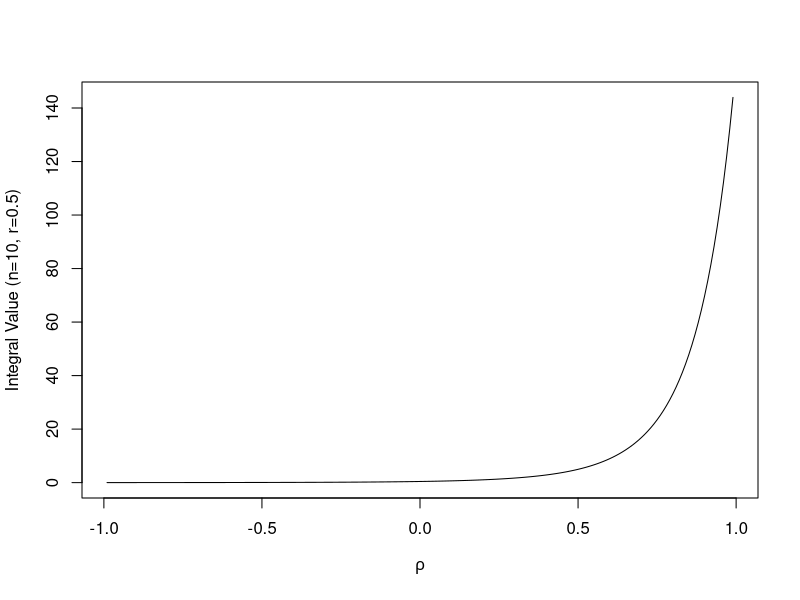
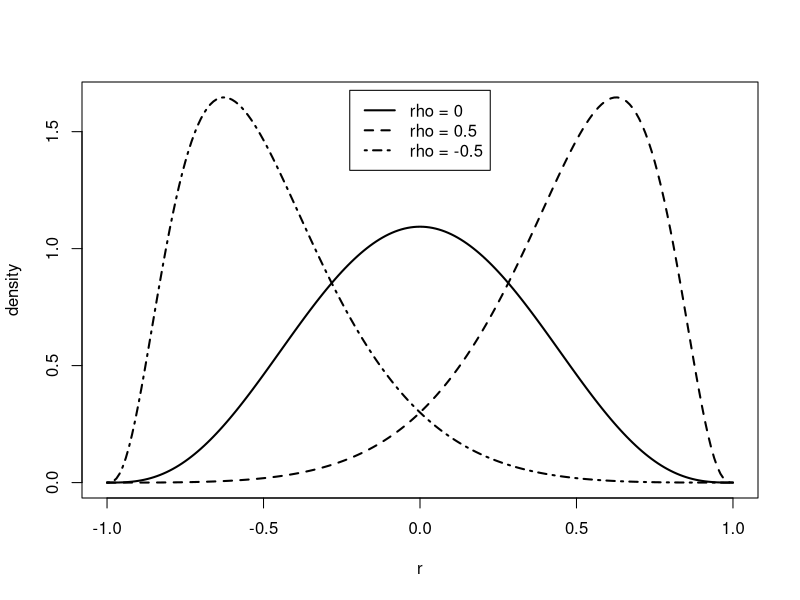
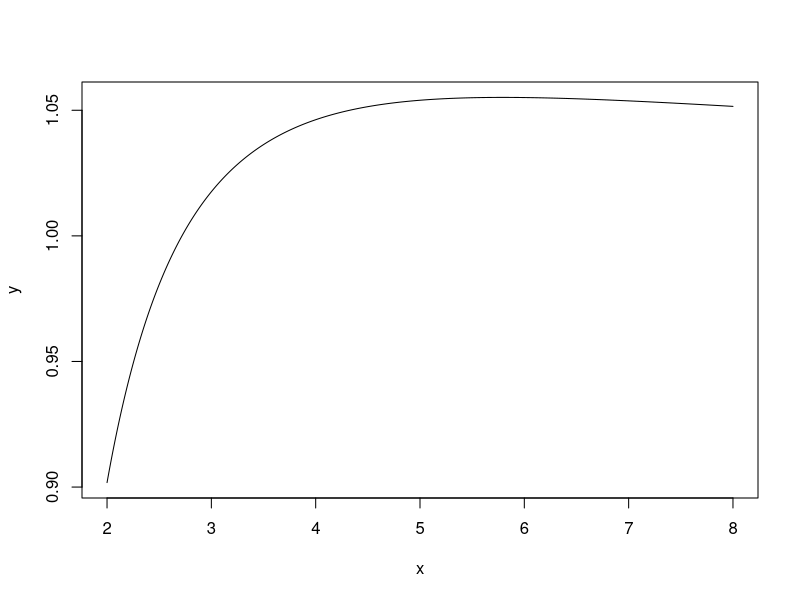
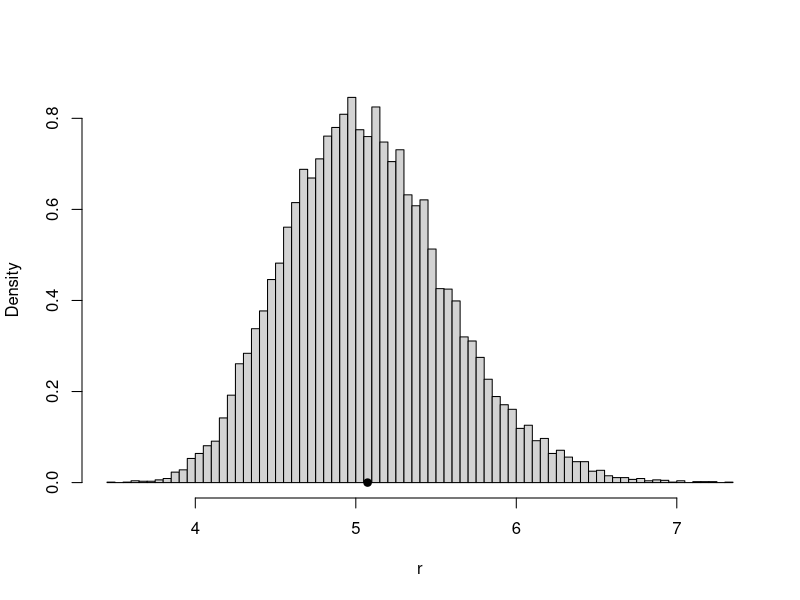
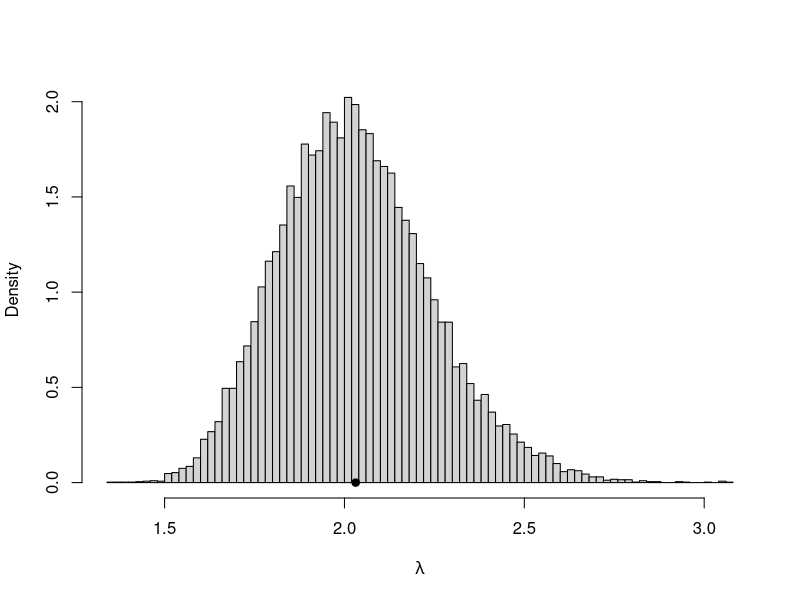

The R source for these figures, in order:
#########################
# R code for Chapter 11 #
#########################

### Example 11.1 (Identical and nearly equal)
    .Machine
    
    (.2-.1)==.1
    (0.3-0.1)==0.2
    0.2-(0.3-0.1)

    isTRUE(all.equal(.2, .3 - .1))
    all.equal(.2, .3)          #not a logical value
    isTRUE(all.equal(.2, .3))  #always a logical value

    x <- 1:4
    y <- 2
    y == 2
    x == y  #not necessarily a single logical value
    identical(x, y)  #always a single logical value
    identical(y, 2)


### Example 11.2 (Ratio of two large numbers)

    n <- 400
    factorial(n)
    (gamma((n-1)/2) / (sqrt(pi) * gamma((n-2)/2)))
    exp(lgamma((n-1)/2) - lgamma((n-2)/2)) / sqrt(pi)


### Example 11.3 (Taylor expansion)

    system.time({
        for (i in 1:1000) {
            a <- rep(0, 24)
            a0 <- pi / 6
            a2 <- a0 * a0
            a[1] <- -a0^3 / 6
            for (i in 2:24)
                a[i] <- - a2 * a[i-1] / ((2*i+1)*(2*i))
            a0 + sum(a)}
        })

    system.time({
        for (i in 1:1000) {
            K <- 2 * (0:24) + 1
            i <- rep(c(1, -1), length=25)
            sum(i * (pi/6)^K / factorial(K))}
        })


    
### Example 11.6 (Solving f(x)=0)

    f <- function(y, a, n) {
        a^2 + y^2 + 2*a*y/(n-1) - (n-2)
    }

    a <- 0.5
    n <- 20
    b0 <- 0
    b1 <- 5*n

    #solve using bisection
    it <- 0
    eps <- .Machine$double.eps^0.25
    r <- seq(b0, b1, length=3)
    y <- c(f(r[1], a, n), f(r[2], a, n), f(r[3], a, n))
    if (y[1] * y[3] > 0)
        stop("f does not have opposite sign at endpoints")

    while(it < 1000 && abs(y[2]) > eps) {
        it <- it + 1
        if (y[1]*y[2] < 0) {
            r[3] <- r[2]
            y[3] <- y[2]
        } else {
            r[1] <- r[2]
            y[1] <- y[2]
        }
        r[2] <- (r[1] + r[3]) / 2
        y[2] <- f(r[2], a=a, n=n)
        print(c(r[1], y[1], y[3]-y[2]))
    }
    it

### Example 11.7 (Solving f(x)=0 with Brent's method: uniroot)

    a <- 0.5
    n <- 20
    out <- uniroot(function(y) {
               a^2 + y^2 + 2*a*y/(n-1) - (n-2) },
               lower = 0, upper = n*5)
    unlist(out)
    uniroot(function(y) {a^2 + y^2 + 2*a*y/(n-1) - (n-2)},
            interval = c(-n*5, 0))$root
            

### Example 11.8 (Numerical integration with integrate)

    f <- function(y, N, r, rho) {
        (cosh(y) - rho * r)^(1 - N)
    }
    integrate(f, lower=0, upper=Inf,
              rel.tol=.Machine$double.eps^0.25,
              N=10, r=0.5, rho=0.2)

    ro <- seq(-.99, .99, .01)
    v <- rep(0, length(ro))
    for (i in 1:length(ro)) {
        v[i] <- integrate(f, lower=0, upper=Inf,
                  rel.tol=.Machine$double.eps^0.25,
                  N=10, r=0.5, rho=ro[i])$value
        }
    plot(ro, v, type="l", xlab=expression(rho),
         ylab="Integral Value (n=10, r=0.5)")


### Example 11.9 (Density of sample correlation coefficient)

    .dcorr <- function(r, N, rho=0) {
        # compute the density function of sample correlation
        if (abs(r) > 1 || abs(rho) > 1) return (0)
        if (N < 4) return (NA)

        if (isTRUE(all.equal(rho, 0.0))) {
            a <- exp(lgamma((N - 1)/2) - lgamma((N - 2)/2)) /
                     sqrt(pi)
            return (a * (1 - r^2)^((N - 4)/2))
        }

        # if rho not 0, need to integrate
        f <- function(w, R, N, rho)
            (cosh(w) - rho * R)^(1 - N)

        #need to insert some error checking here
        i <- integrate(f, lower=0, upper=Inf,
                R=r, N=N, rho=rho)$value
        c1 <- (N - 2) * (1 - rho^2)^((N - 1)/2)
        c2 <- (1 - r^2)^((N - 4) / 2) / pi
        return(c1 * c2 * i)
    }

    r <- as.matrix(seq(-1, 1, .01))
    d1 <- apply(r, 1, .dcorr, N=10, rho=.0)
    d2 <- apply(r, 1, .dcorr, N=10, rho=.5)
    d3 <- apply(r, 1, .dcorr, N=10, rho=-.5)
    plot(r, d2, type="l", lty=2, lwd=2, ylab="density")
    lines(r, d1, lwd=2)
    lines(r, d3, lty=4, lwd=2)
    legend("top", inset=.02,
           c("rho = 0", "rho = 0.5", "rho = -0.5"), lty=c(1,2,4), lwd=2)


 ### Example 11.10 (MLE using mle)

    #the observed sample
    y <- c(0.04304550, 0.50263474)

    mlogL <- function(theta=1) {
        #minus log-likelihood of exp. density, rate 1/theta
        return( - (length(y) * log(theta) - theta * sum(y)))
    }

    library(stats4)
    fit <- mle(mlogL)
    summary(fit)
    1/mean(y)

    # Alternately, the initial value for the optimizer could 
    # be supplied in the call to mle; two examples are

    mle(mlogL, start=list(theta=1))
    mle(mlogL, start=list(theta=mean(y)))


### Example 11.11 (One-dimensional optimization with optimize)

    x <- seq(2, 8, .001)
    y <- log(x + log(x))/(log(1+x))
    plot(x, y, type = "l")

    f <- function(x)
        log(x + log(x))/log(1+x)

    optimize(f, lower = 4, upper = 8, maximum = TRUE)


### Example 11.12 (MLE: Gamma distribution)

    m <- 20000
    est <- matrix(0, m, 2)
    n <- 200
    r <- 5
    lambda <- 2

    obj <- function(lambda, xbar, logx.bar) {
        digamma(lambda * xbar) - logx.bar - log(lambda)
        }

    for (i in 1:m) {
        x <- rgamma(n, shape=r, rate=lambda)
        xbar <- mean(x)
        u <- uniroot(obj, lower = .001, upper = 10e5,
                xbar = xbar, logx.bar = mean(log(x)))
        lambda.hat <- u$root
        r.hat <- xbar * lambda.hat
        est[i, ] <- c(r.hat, lambda.hat)
    }

    ML <- colMeans(est)
    ML

    hist(est[, 1], breaks="scott", freq=FALSE,
        xlab="r", main="")
    points(ML[1], 0, cex=1.5, pch=20)
    hist(est[, 2], breaks="scott", freq=FALSE,
         xlab=bquote(lambda), main="")
    points(ML[2], 0, cex=1.5, pch=20)


### Example 11.13 (Two-dimensional optimization with optim)

    LL <- function(theta, sx, slogx, n) {
        r <- theta[1]
        lambda <- theta[2]
        loglik <- n * r * log(lambda) + (r - 1) * slogx -
            lambda * sx - n * log(gamma(r))
        - loglik
        }

    n <- 200
    r <- 5;    lambda <- 2
    x <- rgamma(n, shape=r, rate=lambda)

    optim(c(1,1), LL, sx=sum(x), slogx=sum(log(x)), n=n)

    mlests <- replicate(20000, expr = {
      x <- rgamma(200, shape = 5, rate = 2)
      optim(c(1,1), LL, sx=sum(x), slogx=sum(log(x)), n=n)$par
      })
    colMeans(t(mlests))


### Example 11.16 (Simplex algorithm)

    library(boot)   #for simplex function
    A1 <- rbind(c(-2, 1, 1), c(4, -1, 3))
    b1 <- c(1, 3)
    a <- c(2, 2, 3)
    simplex(a = a, A1 = A1, b1 = b1, maxi = TRUE)
    detach(package:boot)


